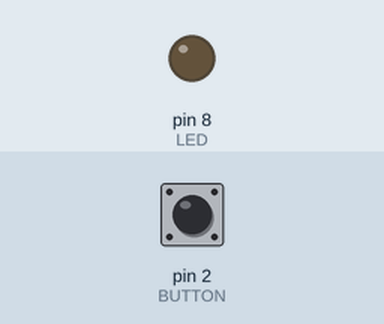
This sketch was run on a simulated Arduino Uno, built with avr-gcc and run on an emulated ATmega328P. On the bench: output pins drawn as LEDs (lit = HIGH). The inputs (shaded band) are chosen by the test bench; at power-on: pin 2 (BUTTON) HIGH.

Above: at 1.2 s.
1.3 s: pin 2 (BUTTON) pulled LOW for 0.15 s
At 2.1 s:
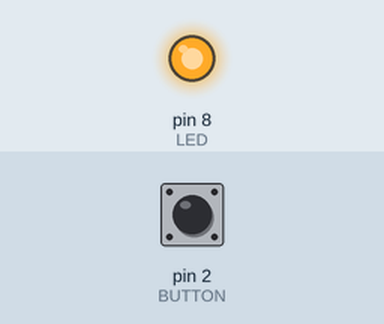
2.9 s: pin 2 (BUTTON) pulled LOW for 1 s
At 4.6 s:
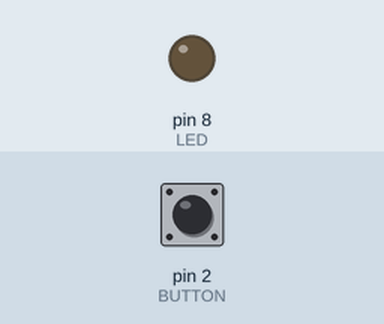
Timing chart, 0 to 6.1 s (numbered marks = the images above; inputs shaded):
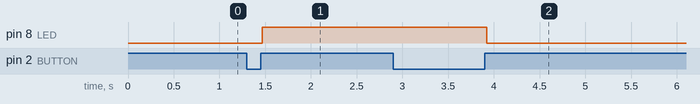

The sketch:

long-press.ino
```cpp
// Reference solution: a short press (released within 0.5 s) toggles the LED on D8; holding 1 s turns it off,
// and the release that follows does nothing. Button on D2 with INPUT_PULLUP, debounced.
const int BUTTON = 2;
const int LED = 8;
const unsigned long DEBOUNCE_MS = 20;

int lastReading = HIGH;
int stableState = HIGH;
unsigned long changedAt = 0;
unsigned long pressedAt = 0;
bool longHandled = false;
bool ledOn = false;

void setLed(bool on) {
  ledOn = on;
  digitalWrite(LED, on ? HIGH : LOW);
}

void setup() {
  pinMode(BUTTON, INPUT_PULLUP);
  pinMode(LED, OUTPUT);
}

void loop() {
  int reading = digitalRead(BUTTON);
  if (reading != lastReading) {
    changedAt = millis();
    lastReading = reading;
  }
  if (millis() - changedAt > DEBOUNCE_MS && reading != stableState) {
    stableState = reading;
    if (stableState == LOW) {
      pressedAt = millis();
      longHandled = false;
    } else if (!longHandled && millis() - pressedAt < 500) {
      setLed(!ledOn);
    }
  }
  if (stableState == LOW && !longHandled && millis() - pressedAt >= 1000) {
    longHandled = true;
    setLed(false);
  }
}
```

Measured:
- after the input at 1.3 s, pin 8 (LED): LOW → HIGH after 0.17 s
- after the input at 2.9 s, pin 8 (LED): HIGH → LOW after 1.0 s
